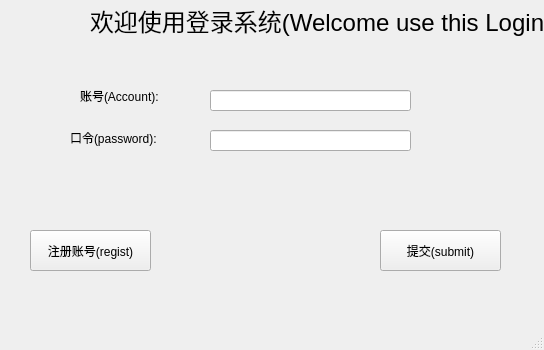
<?xml version="1.0" encoding="UTF-8"?>
<ui version="4.0">
 <class>LoginWindow</class>
 <widget class="QMainWindow" name="LoginWindow">
  <property name="geometry">
   <rect>
    <x>0</x>
    <y>0</y>
    <width>544</width>
    <height>350</height>
   </rect>
  </property>
  <property name="windowTitle">
   <string>MainWindow</string>
  </property>
  <widget class="QWidget" name="centralwidget">
   <widget class="QLabel" name="label">
    <property name="geometry">
     <rect>
      <x>90</x>
      <y>-10</y>
      <width>601</width>
      <height>61</height>
     </rect>
    </property>
    <property name="font">
     <font>
      <pointsize>18</pointsize>
     </font>
    </property>
    <property name="text">
     <string>欢迎使用登录系统(Welcome use this Login System)</string>
    </property>
   </widget>
   <widget class="QLabel" name="label_2">
    <property name="geometry">
     <rect>
      <x>80</x>
      <y>80</y>
      <width>111</width>
      <height>31</height>
     </rect>
    </property>
    <property name="text">
     <string>账号(Account):</string>
    </property>
   </widget>
   <widget class="QLabel" name="label_3">
    <property name="geometry">
     <rect>
      <x>70</x>
      <y>130</y>
      <width>101</width>
      <height>16</height>
     </rect>
    </property>
    <property name="text">
     <string>口令(password):</string>
    </property>
   </widget>
   <widget class="QLineEdit" name="account">
    <property name="geometry">
     <rect>
      <x>210</x>
      <y>90</y>
      <width>201</width>
      <height>21</height>
     </rect>
    </property>
   </widget>
   <widget class="QLineEdit" name="password">
    <property name="geometry">
     <rect>
      <x>210</x>
      <y>130</y>
      <width>201</width>
      <height>21</height>
     </rect>
    </property>
   </widget>
   <widget class="QPushButton" name="sub_btn">
    <property name="geometry">
     <rect>
      <x>380</x>
      <y>230</y>
      <width>121</width>
      <height>41</height>
     </rect>
    </property>
    <property name="text">
     <string>提交(submit)</string>
    </property>
   </widget>
   <widget class="QPushButton" name="regist_btn">
    <property name="geometry">
     <rect>
      <x>30</x>
      <y>230</y>
      <width>121</width>
      <height>41</height>
     </rect>
    </property>
    <property name="text">
     <string>注册账号(regist)</string>
    </property>
   </widget>
  </widget>
  <widget class="QMenuBar" name="menubar">
   <property name="geometry">
    <rect>
     <x>0</x>
     <y>0</y>
     <width>544</width>
     <height>22</height>
    </rect>
   </property>
  </widget>
  <widget class="QStatusBar" name="statusbar"/>
 </widget>
 <resources/>
 <connections/>
</ui>
